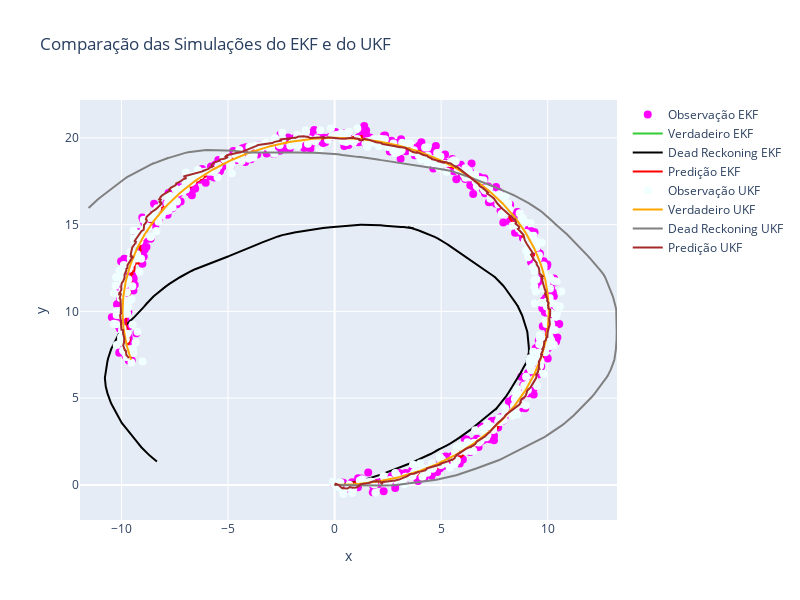

Notebook source saved alongside this figure:
### Markdown cell above
<p style="font-family:Avantgarde; font-size:1.5em;"> 8. Análise do Erro </p>

### Code cell
fig = go.Figure()

# EKF
trace_observation_ekf = go.Scatter(x=hz_ekf[:, 0], y=hz_ekf[:, 1], mode='markers', name='Observação EKF', marker=dict(color='magenta', size=8))
trace_true_ekf = go.Scatter(x=hxtrue_ekf[0, :].flatten(), y=hxtrue_ekf[1, :].flatten(), mode='lines', name='Verdadeiro EKF', line=dict(color='limegreen'))
trace_dead_reckoning_ekf = go.Scatter(x=hxdr_ekf[0, :].flatten(), y=hxdr_ekf[1, :].flatten(), mode='lines', name='Dead Reckoning EKF', line=dict(color='black'))
trace_ekf_prediction_ekf = go.Scatter(x=hxpred_ekf[0, :].flatten(), y=hxpred_ekf[1, :].flatten(), mode='lines', name='Predição EKF', line=dict(color='red'))

fig.add_trace(trace_observation_ekf)
fig.add_trace(trace_true_ekf)
fig.add_trace(trace_dead_reckoning_ekf)
fig.add_trace(trace_ekf_prediction_ekf)

# UKF
trace_observation_ukf = go.Scatter(x=hz_ukf[0, :], y=hz_ukf[1, :], mode='markers', name='Observação UKF', marker=dict(color='azure', size=8))
trace_true_ukf = go.Scatter(x=hxTrue_ukf[0, :].flatten(), y=hxTrue_ukf[1, :].flatten(), mode='lines', name='Verdadeiro UKF', line=dict(color='orange'))
trace_dead_reckoning_ukf = go.Scatter(x=hxDR_ukf[0, :].flatten(), y=hxDR_ukf[1, :].flatten(), mode='lines', name='Dead Reckoning UKF', line=dict(color='grey'))
trace_ukf_prediction_ukf = go.Scatter(x=hxEst_ukf[0, :].flatten(), y=hxEst_ukf[1, :].flatten(), mode='lines', name='Predição UKF', line=dict(color='brown'))

fig.add_trace(trace_observation_ukf)
fig.add_trace(trace_true_ukf)
fig.add_trace(trace_dead_reckoning_ukf)
fig.add_trace(trace_ukf_prediction_ukf)

fig.update_layout(
    height=600,
    width=800,
    title_text='Comparação das Simulações do EKF e do UKF',
    xaxis_title='x',
    yaxis_title='y',
)

fig.show()

### Figure 1 — Plotly figure (JSON) as saved in the notebook; plotly's stock layout.template omitted (floating-point values rounded to 4 significant figures; data arrays with more than 128 entries replaced by an {"elided": "..."} marker saying what was removed)
{"data": [{"marker": {"color": "magenta", "size": 8}, "mode": "markers", "name": "Observação EKF", "type": "scatter", "x": {"elided": "501 float values"}, "y": {"elided": "501 float values"}}, {"line": {"color": "limegreen"}, "mode": "lines", "name": "Verdadeiro EKF", "type": "scatter", "x": {"elided": "501 float values"}, "y": {"elided": "501 float values"}}, {"line": {"color": "black"}, "mode": "lines", "name": "Dead Reckoning EKF", "type": "scatter", "x": {"elided": "501 float values"}, "y": {"elided": "501 float values"}}, {"line": {"color": "red"}, "mode": "lines", "name": "Predição EKF", "type": "scatter", "x": {"elided": "501 float values"}, "y": {"elided": "501 float values"}}, {"marker": {"color": "azure", "size": 8}, "mode": "markers", "name": "Observação UKF", "type": "scatter", "x": {"elided": "501 float values"}, "y": {"elided": "501 float values"}}, {"line": {"color": "orange"}, "mode": "lines", "name": "Verdadeiro UKF", "type": "scatter", "x": {"elided": "501 float values"}, "y": {"elided": "501 float values"}}, {"line": {"color": "grey"}, "mode": "lines", "name": "Dead Reckoning UKF", "type": "scatter", "x": {"elided": "501 float values"}, "y": {"elided": "501 float values"}}, {"line": {"color": "brown"}, "mode": "lines", "name": "Predição UKF", "type": "scatter", "x": {"elided": "501 float values"}, "y": {"elided": "501 float values"}}], "layout": {"height": 600, "title": {"text": "Comparação das Simulações do EKF e do UKF"}, "width": 800, "xaxis": {"title": {"text": "x"}}, "yaxis": {"title": {"text": "y"}}}}
